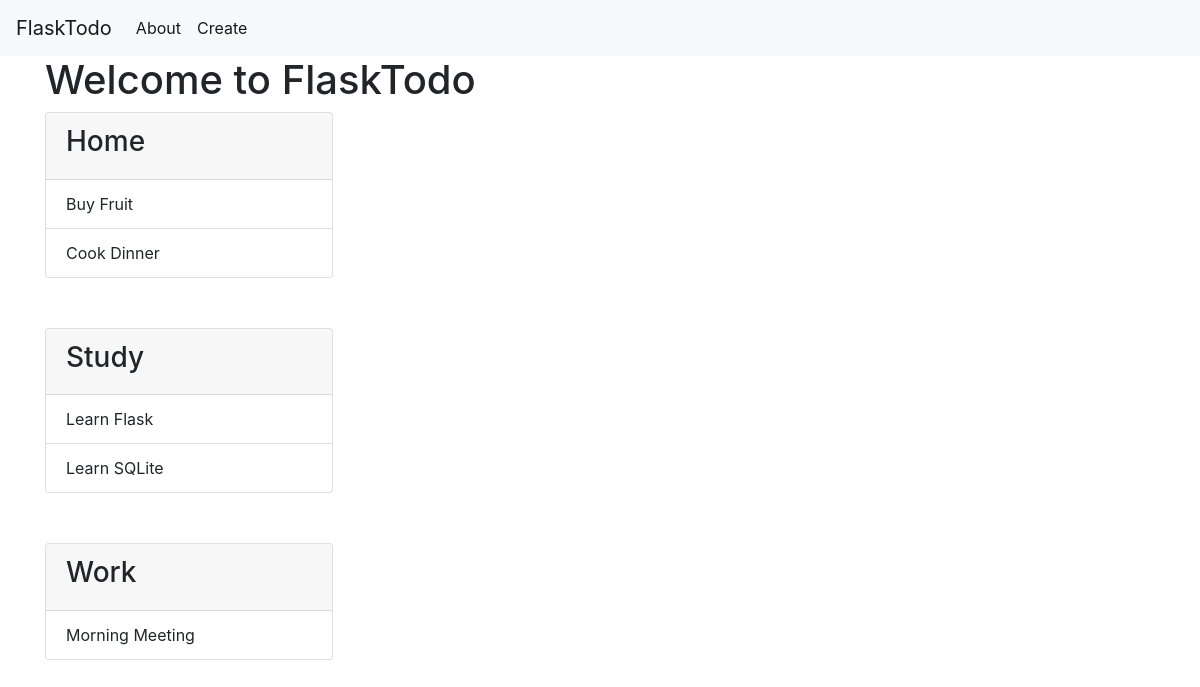
Before: / with the older database file.
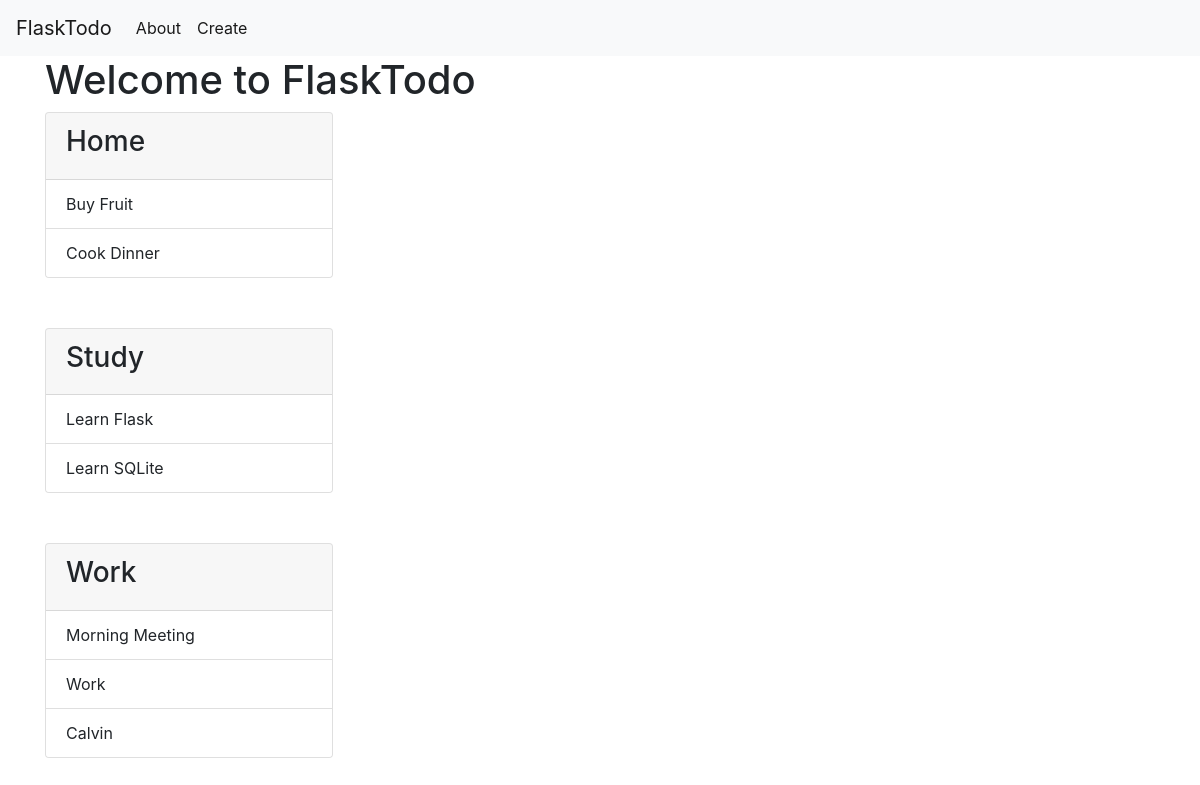
After: the same page with the newer database file.
### tables this page shows
CREATE TABLE items (
    id INTEGER PRIMARY KEY AUTOINCREMENT,
    list_id INTEGER NOT NULL,
    created TIMESTAMP NOT NULL DEFAULT CURRENT_TIMESTAMP,
    content TEXT NOT NULL,
    FOREIGN KEY (list_id) REFERENCES lists (id)
);

CREATE TABLE lists (
    id INTEGER PRIMARY KEY AUTOINCREMENT,
    created TIMESTAMP NOT NULL DEFAULT CURRENT_TIMESTAMP,
    title TEXT NOT NULL
);

### app.py (the view)
@app.route('/')
def index():
    conn = get_db_connection()
    todos = conn.execute('SELECT i.content, l.title FROM items i JOIN lists l ON i.list_id = l.id ORDER BY l.title;').fetchall()
    lists = {}
    print(todos)
    key_func = lambda t:t['title']
    for k, g in groupby(todos, key=key_func):
        lists[k] = list(g)
    conn.close()
    return render_template('index.html', lists = lists)

### app.py (called while the page is built)
def get_db_connection():
    conn = sqlite3.connect('database.db')
    conn.row_factory = sqlite3.Row #name based access to columns
    return conn

### templates/index.html
{% extends 'base.html' %}
{% block content %}
    <h1>{% block title %} Welcome to FlaskTodo {% endblock %}</h1>
    {% for list, items in lists.items() %}
        <div class="card" style="width: 18rem; margin-bottom: 50px;">
            <div class="card-header">
                <h3>{{ list }}</h3>
            </div>
            <ul class="list-group list-group-flush">
                {% for item in items %}
                    <li class="list-group-item">{{ item['content'] }}</li>
                {% endfor %}
            </ul>
        </div>
    {% endfor %}
{% endblock %}

### templates/base.html (shortened to what this page needs)
<!DOCTYPE html>
<html lang="en">
<head>
    <link rel="stylesheet" href="https://stackpath.bootstrapcdn.com/bootstrap/4.3.1/css/bootstrap.min.css">
</head>
<body>
    <nav class="navbar navbar-expand-md navbar-light bg-light">
        <a class="navbar-brand" href="{{ url_for('index')}}">FlaskTodo</a>
        <div class="collapse navbar-collapse" id="navbarNav">
            <ul class="navbar-nav">
            <li class="nav-item active">
                <a class="nav-link" href="#">About</a>
            </li>
            <li class="nav-item active">
                <a class="nav-link" href="{{url_for('create')}}">Create</a>
            </li>
            </ul>
        </div>
    </nav>
    <div class="container">
        {% block content %} {% endblock %}
    </div>
</body>
</html>

Changed rows visible on the page:
added items: content "Work"
added items: content "Calvin", shown under "Work"
